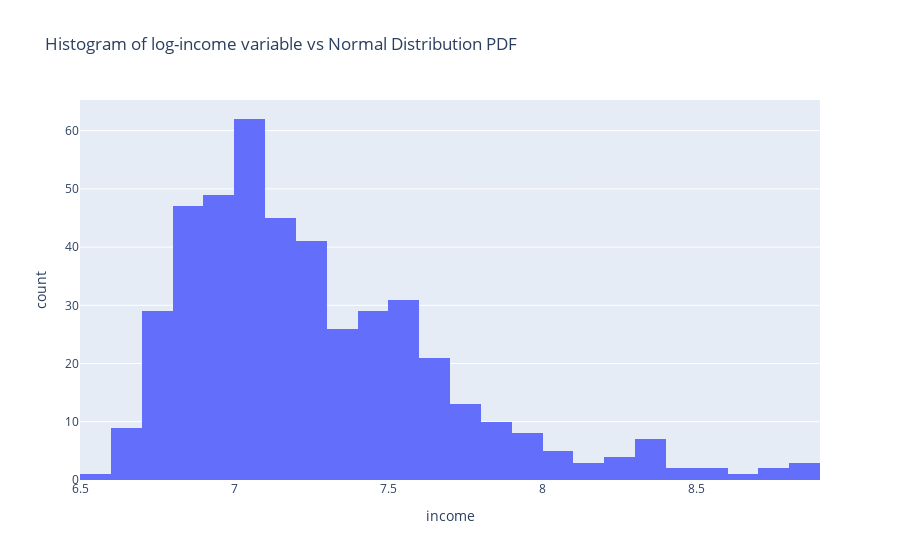
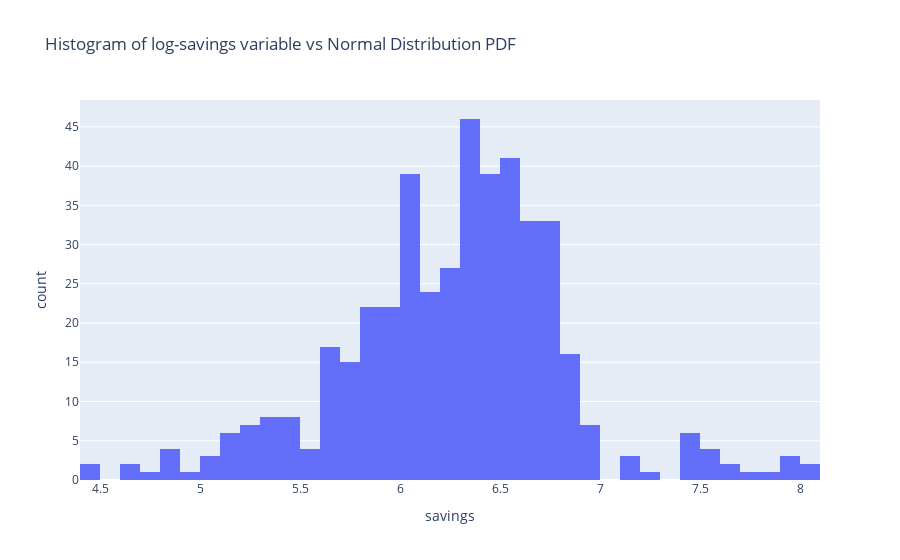
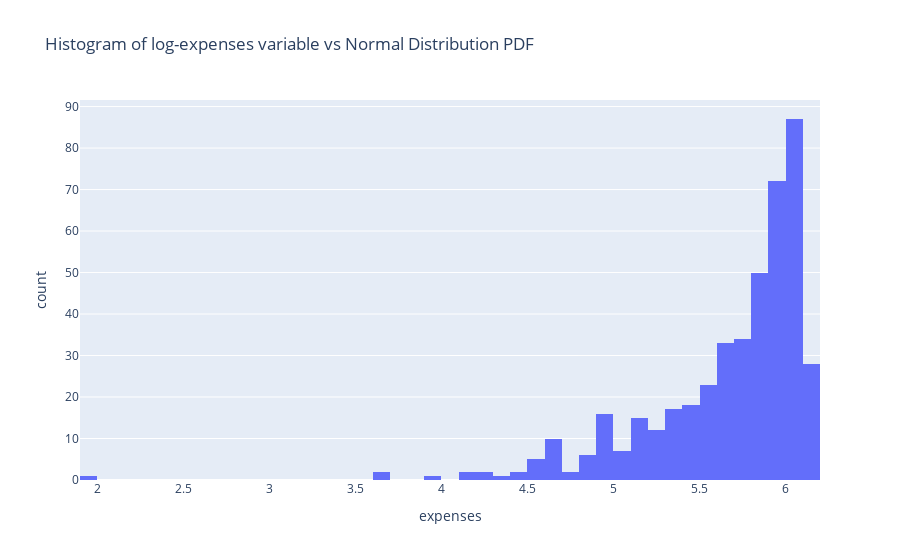

Here is the notebook cell these charts were saved with, in order:
### Markdown cell above
QQ Plots also show that the mentioned variables aren't normally distributed. We can try to check if taking a logarithm of these values will make it better.

### Code cell
for col in ["income", "savings", "expenses"]:
    col_data = data[col]
    col_data = col_data[col_data >= 0]  # to ensure correct values for log
    col_data = np.log(col_data)

    fig = px.histogram(
        col_data,
        x=col,
        title=f"Histogram of log-{col} variable vs Normal Distribution PDF",
    )
    fig.show()

### Figure 1 — Plotly figure (JSON) as saved in the notebook; plotly's stock layout.template omitted (floating-point values rounded to 4 significant figures; data arrays with more than 128 entries replaced by an {"elided": "..."} marker saying what was removed)
{"data": [{"alignmentgroup": "True", "bingroup": "x", "hovertemplate": "income=%{x}<br>count=%{y}<extra></extra>", "legendgroup": "", "marker": {"color": "#636efa", "pattern": {"shape": ""}}, "name": "", "offsetgroup": "", "orientation": "v", "showlegend": false, "type": "histogram", "x": {"elided": "450 float values"}, "xaxis": "x", "yaxis": "y"}], "layout": {"barmode": "relative", "legend": {"tracegroupgap": 0}, "title": {"text": "Histogram of log-income variable vs Normal Distribution PDF"}, "xaxis": {"anchor": "y", "domain": [0, 1], "title": {"text": "income"}}, "yaxis": {"anchor": "x", "domain": [0, 1], "title": {"text": "count"}}}}

### Figure 2 — Plotly figure (JSON) as saved in the notebook; plotly's stock layout.template omitted (floating-point values rounded to 4 significant figures; data arrays with more than 128 entries replaced by an {"elided": "..."} marker saying what was removed)
{"data": [{"alignmentgroup": "True", "bingroup": "x", "hovertemplate": "savings=%{x}<br>count=%{y}<extra></extra>", "legendgroup": "", "marker": {"color": "#636efa", "pattern": {"shape": ""}}, "name": "", "offsetgroup": "", "orientation": "v", "showlegend": false, "type": "histogram", "x": {"elided": "450 float values"}, "xaxis": "x", "yaxis": "y"}], "layout": {"barmode": "relative", "legend": {"tracegroupgap": 0}, "title": {"text": "Histogram of log-savings variable vs Normal Distribution PDF"}, "xaxis": {"anchor": "y", "domain": [0, 1], "title": {"text": "savings"}}, "yaxis": {"anchor": "x", "domain": [0, 1], "title": {"text": "count"}}}}

### Figure 3 — Plotly figure (JSON) as saved in the notebook; plotly's stock layout.template omitted (floating-point values rounded to 4 significant figures; data arrays with more than 128 entries replaced by an {"elided": "..."} marker saying what was removed)
{"data": [{"alignmentgroup": "True", "bingroup": "x", "hovertemplate": "expenses=%{x}<br>count=%{y}<extra></extra>", "legendgroup": "", "marker": {"color": "#636efa", "pattern": {"shape": ""}}, "name": "", "offsetgroup": "", "orientation": "v", "showlegend": false, "type": "histogram", "x": {"elided": "446 float values"}, "xaxis": "x", "yaxis": "y"}], "layout": {"barmode": "relative", "legend": {"tracegroupgap": 0}, "title": {"text": "Histogram of log-expenses variable vs Normal Distribution PDF"}, "xaxis": {"anchor": "y", "domain": [0, 1], "title": {"text": "expenses"}}, "yaxis": {"anchor": "x", "domain": [0, 1], "title": {"text": "count"}}}}
